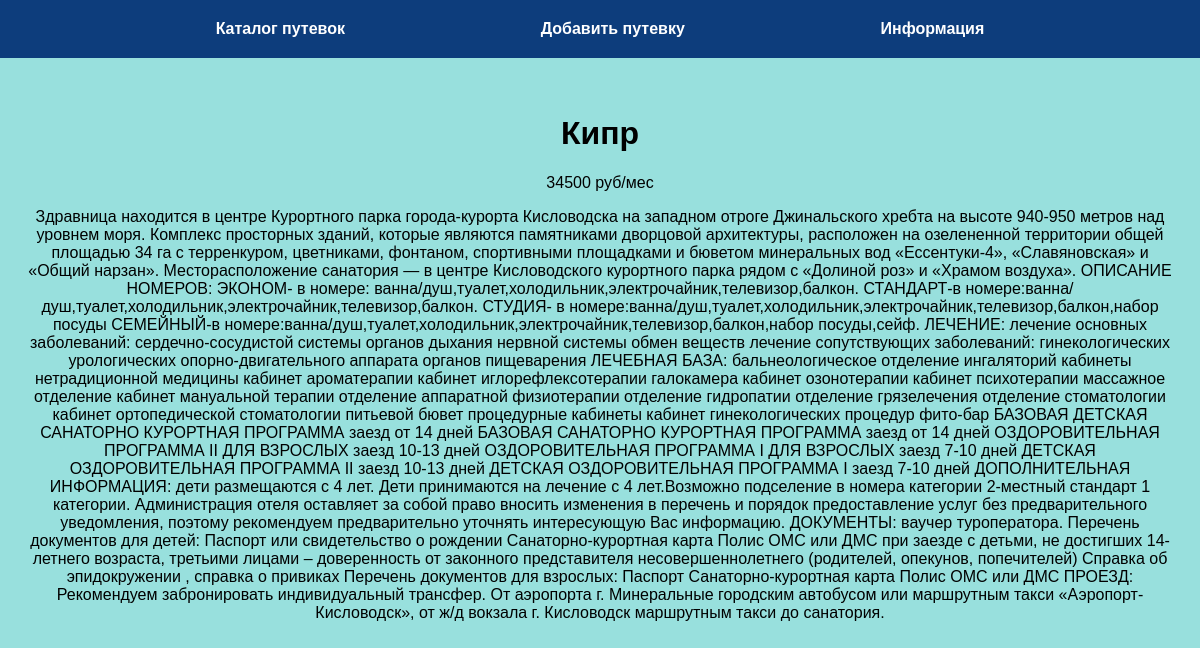
/post/6, run on the app's committed database.
### tables this page shows
CREATE TABLE mainmenu(
    id INTEGER PRIMARY KEY AUTOINCREMENT,
    title TEXT NOT NULL,
    url TEXT NOT NULL
);

CREATE TABLE posts(
    id INTEGER PRIMARY KEY AUTOINCREMENT,
    title TEXT NOT NULL,
    price INTEGER NOT NULL,
    description TEXT NOT NULL,
    time INTEGER NOT NULL
);

### flsite.py (the view)
@app.route('/post/<int:id_post>')
def show_post(id_post):
    db = get_db()
    dbase = FDataBase(db)
    title, price, post = dbase.get_post(id_post)
    if not title:
        abort(404)
    return render_template('post.html', title=title, price=price, post=post, menu=dbase.get_menu())

### FDataBase.py (called while the page is built)
    def get_menu(self):
        sql = "SELECT * FROM mainmenu"
        try:
            self.__cur.execute(sql)
            res = self.__cur.fetchall()
            if res:
                return res
        except IOError:
            print("Ошибка чтения из БД")
        return []

    def get_post(self, post_id):
        try:
            self.__cur.execute(f"SELECT title, price, description FROM posts WHERE id={post_id} LIMIT 1")
            res = self.__cur.fetchone()
            if res:
                return res
        except sqlite3.Error as e:
            print("Ошибка получения путевки из базы данных " + str(e))
        return False, False, False

### flsite.py (called while the page is built)
def connect_db():
    con = sqlite3.connect(app.config['DATABASE'])
    con.row_factory = sqlite3.Row
    return con

def get_db():
    if not hasattr(g, 'link_db'):
        g.link_db = connect_db()
    return g.link_db

### templates/post.html
{% extends 'base.html' %}
{% block content %}
{{ super() }}
<p>{{ price }} руб/мес</p>
{{ post|safe }}
{% endblock %}

### templates/base.html (shortened to what this page needs)
<!DOCTYPE html>
<html lang="ru">
<head>
    <link rel="stylesheet" href="{{ url_for('static', filename='css/style.css') }}">
</head>
<body>
{% block content %}
    {% block mainmenu %}
        <ul class="menu">
            {% for m in menu %}
            <li><a href="{{ m.url }}">{{ m.title }}</a></li>
            {% endfor %}
        </ul>
    {% endblock %}
<div class="content">
    {% if title %}
    <h1>{{ title }}</h1>
    {% else %}
    <h1>Rubytravel</h1>
    {% endif %}
    {% endblock %}
</div>
</body>
</html>

### static/css/style.css (style rules this page uses)
body { background: rgb(152, 224, 221); margin: 0; padding: 0; font-family: Verdana, Geneva, Tahoma, sans-serif; }
.menu { display: flex; justify-content:space-evenly; list-style: none; background: rgb(13, 61, 124); padding: 20px; margin-top: 0; }
.content { max-width: 1200px; margin: 0 auto; padding: 20px; box-sizing: border-box; text-align: center; }
.menu a { font-weight: bold; color: white; text-decoration: none; }
ul { list-style: none; padding: 0; }

### data on the page
mainmenu: title "Каталог путевок"
mainmenu: title "Добавить путевку"
mainmenu: title "Информация"
posts: title "Кипр", price "34500", description "Здравница находится в центре Курортного парка города-курорта Кисловодска на западном отроге Джинальского хребта на высоте 940-950 метров над уровнем моря. Комплекс просторных зданий, которые являются памятниками дворцовой архитектуры, расположен на озелененной территории общей площадью 34 га с терренкуром, цветниками, фонтаном, спортивными площадками и бюветом минеральных вод «Ессентуки-4», «Славяновская» и «Общий нарзан». Месторасположение санатория — в центре Кисловодского курортного парка рядом с «Долиной роз» и «Храмом воздуха». ОПИСАНИЕ НОМЕРОВ: ЭКОНОМ- в номере: ванна/душ,туалет,холодильник,электрочайник,телевизор,балкон. СТАНДАРТ-в…"
